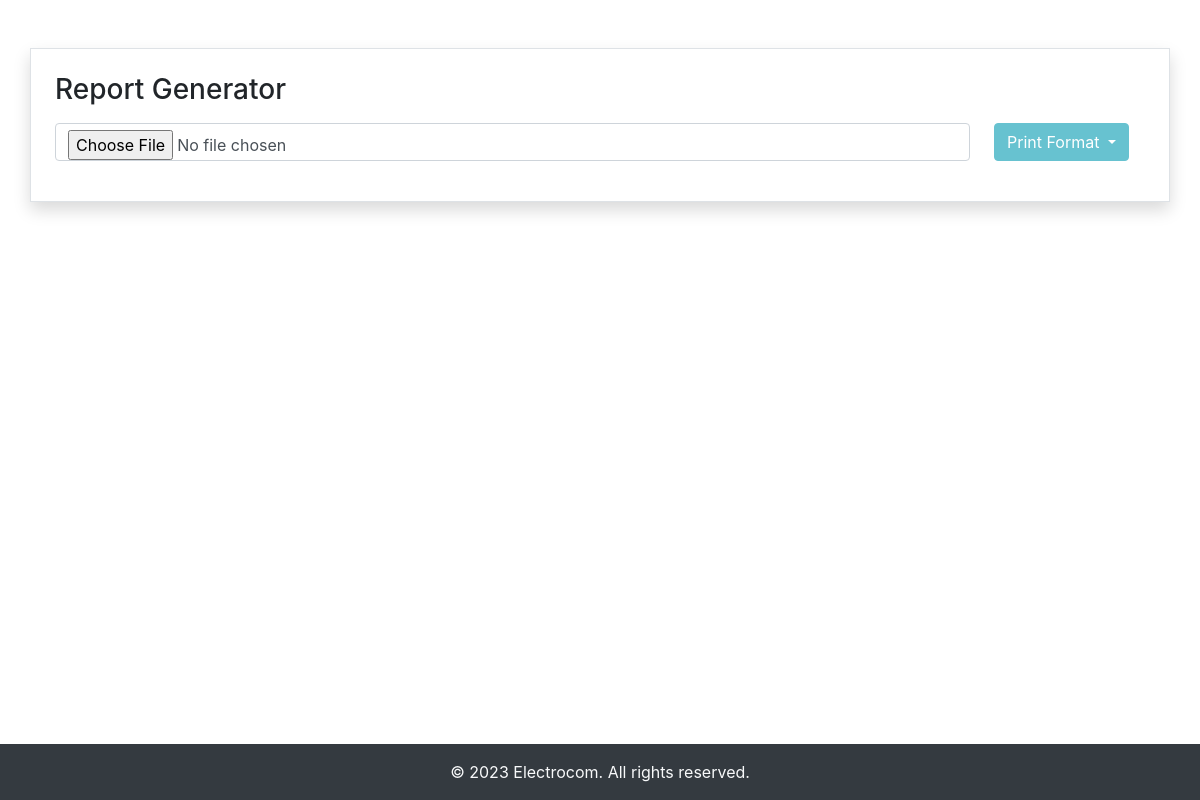
Before: / with the older database file.
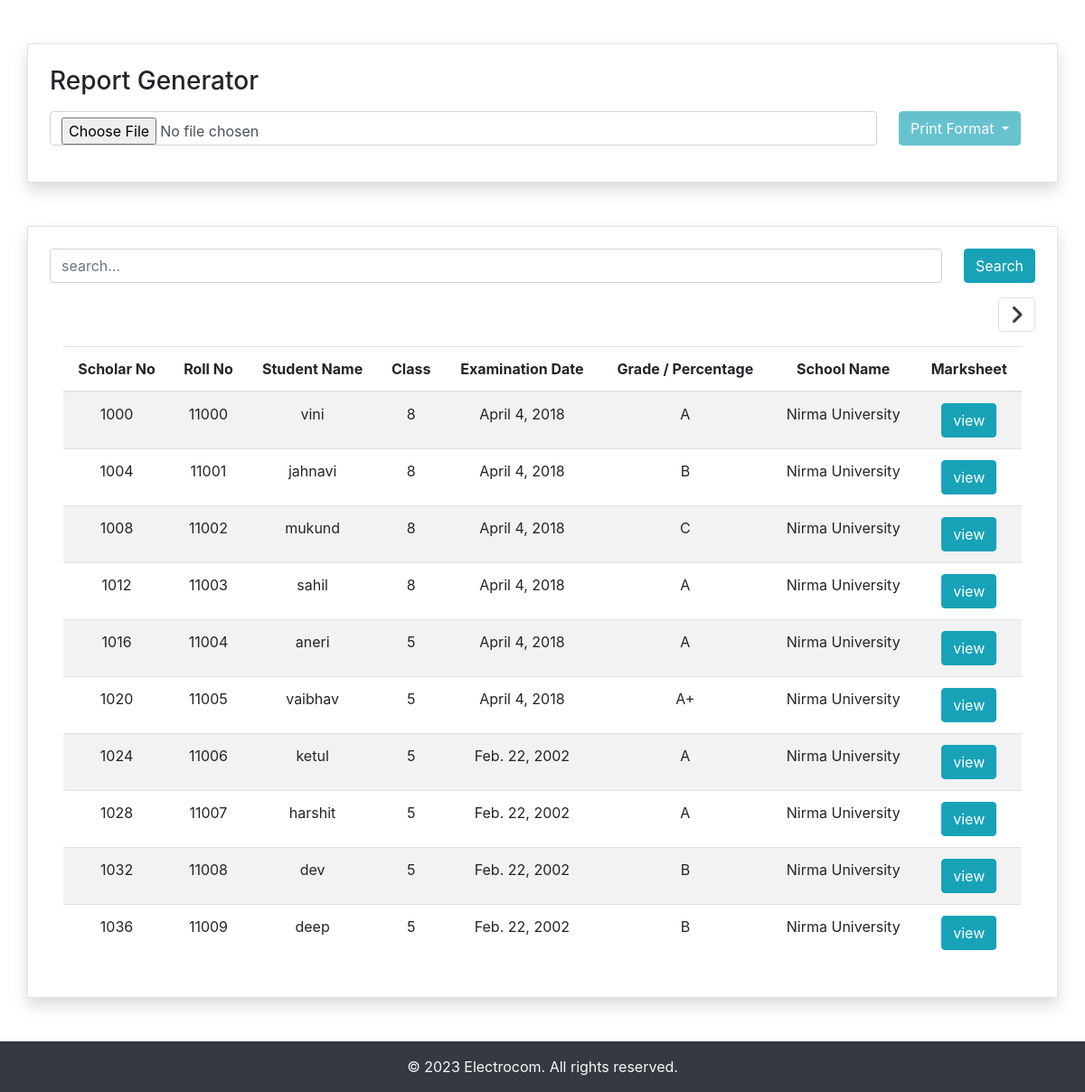
After: the same page with the newer database file.
### app/models.py (models this page shows, shortened)
class Marksheet(models.Model):
    id = models.AutoField(primary_key=True, editable=False)
    student = models.ForeignKey(StudentDetail, on_delete=models.CASCADE)
    marks = models.ForeignKey(StudentMark, on_delete=models.CASCADE)
    marksheet_id = models.CharField(max_length=20, default="")
    total_grade = models.CharField(max_length=3, default="")
    examination_date = models.DateField()
    result = models.CharField(max_length=10, default="")
    shreni = models.CharField(max_length=10, default="")
    percentage = models.CharField(max_length=10, default="")
    report_card = models.FileField(upload_to='pdf_files/', max_length=255, default=None, null=True)

class StudentDetail(models.Model):
    id = models.AutoField(primary_key=True, editable=False)
    school = models.ForeignKey(SchoolDetail, on_delete=models.CASCADE)
    scholar_no = models.CharField(max_length=20)
    roll_no = models.CharField(max_length=100)
    student_name = models.CharField(max_length=100)
    father_name = models.CharField(max_length=100)
    mother_name = models.CharField(max_length=100)
    dob = models.DateField()
    student_class = models.CharField(max_length=10)
    swayam_pathi = models.CharField(max_length=10, default="")

class SchoolDetail(models.Model):
    id = models.AutoField(primary_key=True, editable=False)
    school_name = models.CharField(max_length=255)
    district = models.CharField(max_length=255)
    block = models.CharField(max_length=255)
    examination_center_code = models.CharField(max_length=15)
    school_dice_code = models.CharField(max_length=255)      # dice code

### app/views.py (the view, shortened to what this page needs)
# urls.py: path('', views.index, name="index"),
def index(request):
    all_marksheets = Marksheet.objects.all()
    paginator = Paginator(all_marksheets, 10)
    page_number = request.GET.get("page")
    data = paginator.get_page(page_number)
    params = {'details': data}
    return render(request, "index.html", params)

### templates/index.html (shortened to what this page needs)
{% extends 'base.html' %}
{% block content %}
    <div class="container mt-5 p-4 shadow border">
        <h3>Report Generator</h3>
        <form  method="post" enctype="multipart/form-data">
            <div class="d-flex align-items-center my-3">
                <input class="form-control w-100 mr-4" type="file" name="csv_file" id="csv_file" accept=".csv">
                <div class="dropdown mr-3">
                    <button id="dropdown-button" class="btn btn-info dropdown-toggle" type="button" data-toggle="dropdown"> Print Format </button>
                </div>
            </div>
        </form>
    </div>
    {% if details %}
    <div class="container my-5 p-4 shadow border">
        <div class="row">
            <div class="col-md-12">
                <form action="{% url 'app:search' %}" method="get">
                    <div class="d-flex">
                        <input class="input-sm form-control mr-4 " type="text" name="search" id="search" placeholder="search...">
                        <button class="btn btn-info" type="submit">Search</button>
                    </div>
                </form>
                <div class="d-flex justify-content-end mt-3">
                    <div>
                        <ul class="pagination">
                        {% if details.has_next %}
                        <li class="page-item"> <a class="page-link text-dark" href="/?page={{ details.next_page_number }}"><i class="fa-solid fa-angle-right fa-xl"></i></a> </li>
                        {% endif %}
                        </ul>
                    </div>
                </div>
                <div class="container">
                    <table class="table table-striped">
                        {% if details %}
                            <thead class="text-center">
                                <tr>
                                    <th>Scholar No</th>
                                    <th>Roll No</th>
                                    <th>Student Name</th>
                                    <th>Class</th>
                                    <th>Examination Date</th>
                                    <th>Grade / Percentage</th>
                                    <th>School Name</th>
                                    <th>Marksheet</th>
                                </tr>
                            </thead>
                        {% endif %}
                        <tbody class="text-center">
                            {% for row in details %}
                                <tr>
                                    <td>{{ row.student.scholar_no }}</td>
                                    <td>{{ row.student.roll_no }}</td>
                                    <td>{{ row.student.student_name }}</td>
                                    <td>{{ row.student.student_class }}</td>
                                    <td>{{ row.examination_date }}</td>
                                    {% if row.total_grade %}
                                        <td>{{ row.total_grade }}</td>
                                    {% else %}
                                        <td>{{ row.percentage }}</td>
                                    {% endif %}
                                    <td>{{ row.student.school.school_name }}</td>
                                    <td><a class="btn btn-info" href="{{row.report_card.url}}" target="_blank">view</a></td>
                                </tr>
                            {% endfor %}
                        </tbody>
                    </table>
                </div>
            </div>
        </div>
    </div>
    {% endif %}
    <footer class="bg-dark text-light py-3" style="margin-top: auto;">
        <div class="container text-center">
          <p class="m-0">&copy; <span id="year"></span> Electrocom. All rights reserved.</p>
        </div>
      </footer>
{% endblock %}

### templates/base.html (shortened to what this page needs)
<!DOCTYPE html>
<html lang='en'>
<head>
    <link rel='stylesheet' href='https://use.fontawesome.com/releases/v5.0.13/css/all.css'>
    <link rel='stylesheet' href='https://stackpath.bootstrapcdn.com/bootstrap/4.1.1/css/bootstrap.min.css'>
    <link rel="stylesheet" href="https://cdnjs.cloudflare.com/ajax/libs/font-awesome/6.4.0/css/all.min.css" />
</head>
<body class="d-flex flex-column" style="min-height: 100vh;">
    {% block content %}
    {% endblock %}
</body>
</html>

Changed rows visible on the page:
added Marksheet: student.scholar_no "1000", student.roll_no "11000", student.student_name "vini", student.student_class "8", examination_date "April 4, 2018", total_grade "A", student.school.school_name "Nirma University"
added Marksheet: student.scholar_no "1004", student.roll_no "11001", student.student_name "jahnavi", student.student_class "8", examination_date "April 4, 2018", total_grade "B", student.school.school_name "Nirma University"
added Marksheet: student.scholar_no "1008", student.roll_no "11002", student.student_name "mukund", student.student_class "8", examination_date "April 4, 2018", total_grade "C", student.school.school_name "Nirma University"
added Marksheet: student.scholar_no "1012", student.roll_no "11003", student.student_name "sahil", student.student_class "8", examination_date "April 4, 2018", total_grade "A", student.school.school_name "Nirma University"
added Marksheet: student.scholar_no "1016", student.roll_no "11004", student.student_name "aneri", student.student_class "5", examination_date "April 4, 2018", total_grade "A", student.school.school_name "Nirma University"
added Marksheet: student.scholar_no "1020", student.roll_no "11005", student.student_name "vaibhav", student.student_class "5", examination_date "April 4, 2018", total_grade "A+", student.school.school_name "Nirma University"
added Marksheet: student.scholar_no "1024", student.roll_no "11006", student.student_name "ketul", student.student_class "5", examination_date "Feb. 22, 2002", total_grade "A", student.school.school_name "Nirma University"
added Marksheet: student.scholar_no "1028", student.roll_no "11007", student.student_name "harshit", student.student_class "5", examination_date "Feb. 22, 2002", total_grade "A", student.school.school_name "Nirma University"
added Marksheet: student.scholar_no "1032", student.roll_no "11008", student.student_name "dev", student.student_class "5", examination_date "Feb. 22, 2002", total_grade "B", student.school.school_name "Nirma University"
added Marksheet: student.scholar_no "1036", student.roll_no "11009", student.student_name "deep", student.student_class "5", examination_date "Feb. 22, 2002", total_grade "B", student.school.school_name "Nirma University"
Other visible differences:
text now shown: "Search Scholar No Roll No Student Name Class Examination Date Grade / Percentage School Name Marksheet"
